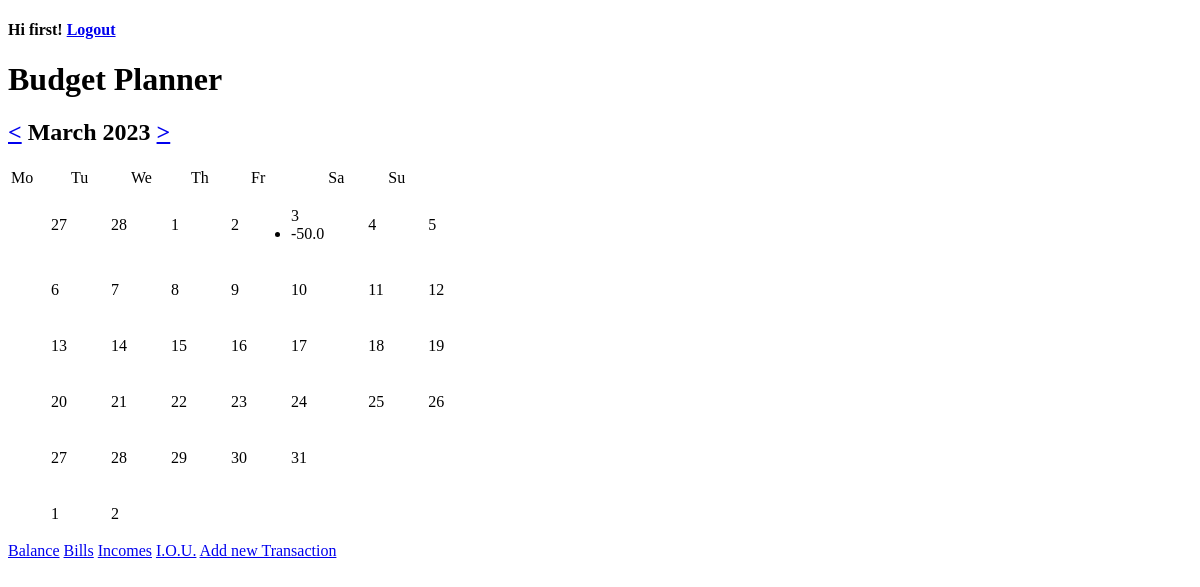
The page /welcome (signed in) on the database as committed earlier.
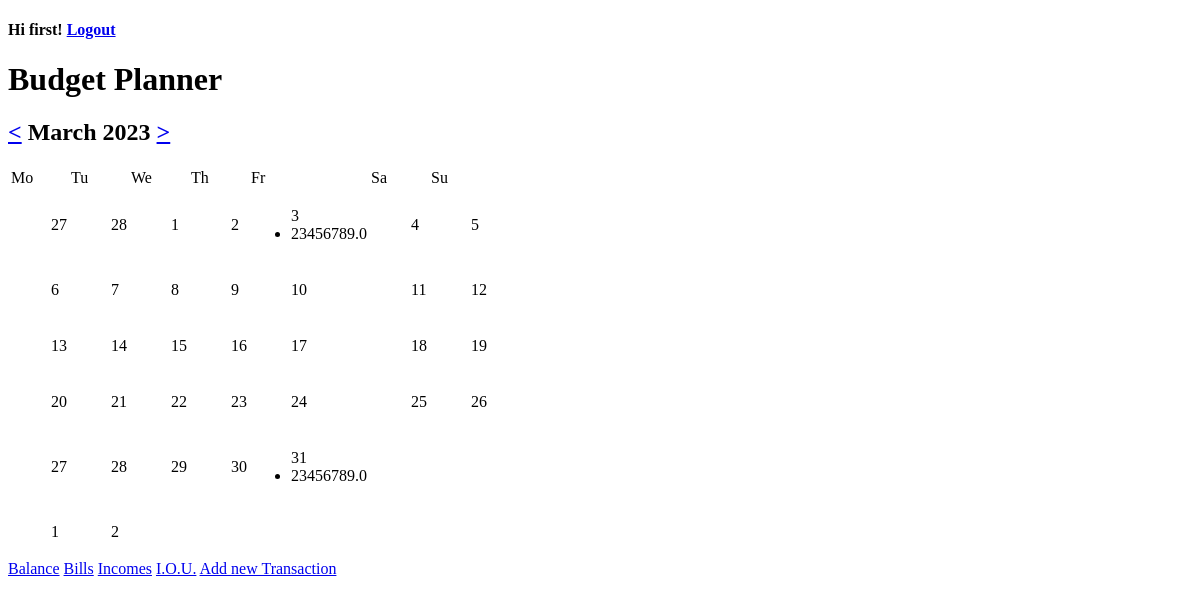
The same page on the database as committed later.
### balance/models.py (models this page shows, shortened)
class Transaction(models.Model):
    user = models.ForeignKey(User, on_delete=models.CASCADE, to_field="id")
    transaction_type = models.CharField(
        max_length=25, choices=types, default="Expense")
    name = models.CharField(max_length=200)
    purpose = models.CharField(max_length=200)
    amount = models.FloatField(max_length=6)
    due_date = models.DateField(default=date.today())
    repeat_pattern = models.CharField(
        max_length=25, choices=repeat_patterns, default="one off"
    )
    website = models.URLField(blank=True, null=True)
    email = models.EmailField(blank=True, null=True)
    telephone = models.CharField(max_length=20, blank=True, null=True)
    end_date = models.DateField(blank=True, null=True)
    date_added = models.DateField(auto_now_add=True, editable=False)
    def day_balance(self, month, year):
        if (
            self.transaction_type == "Loan"
            or self.due_date.month > month
            and self.due_date.year >= year
            or self.due_date.year > year
        ):
            return dict()
        if self.end_date != None:
            if self.end_date.month < month and self.end_date.year <= year:
                return dict()
        if self.repeat_pattern == "one off":
            return self.one_off_day()
        elif self.repeat_pattern == "monthly":
            return self.one_off_day()
        elif self.repeat_pattern == "weekly":
            return self.weekly_day(month, timedelta(weeks=1))
        elif self.repeat_pattern == "every two weeks":
            return self.weekly_day(month, timedelta(weeks=2))
        elif self.repeat_pattern == "every three weeks":
            return self.weekly_day(month, timedelta(weeks=3))
        else:
            return self.weekly_day(month, timedelta(weeks=4))
    def one_off_day(self):
        dayly_transaction_dict = dict()
        if self.transaction_type == "Expense":
            dayly_transaction_dict[self.due_date.day] = -self.amount
        else:
            dayly_transaction_dict[self.due_date.day] = self.amount
        return dayly_transaction_dict
    def weekly_day(self, month, delta):
        due_date = self.due_date
        dayly_transaction_dict = dict()
        while due_date.month != month:
            due_date += delta
        while due_date.month == month:
            if self.transaction_type == "Expense":
                dayly_transaction_dict[due_date.day] = -self.amount
            else:
                dayly_transaction_dict[due_date.day] = self.amount
            due_date += delta
        return dayly_transaction_dict

### home/views.py (the view, shortened to what this page needs)
# urls.py: path("welcome", WelcomeView.as_view(queryset=Transaction.objects.all(),
class WelcomeView(LoginRequiredMixin, ListView):
    @property
    def show_month(self):
        try:
            month_year = self.kwargs["monthyear"]
            if len(str(month_year)) == 6:
                show_month = int(str(month_year)[:2])
            else:
                show_month = int(str(month_year)[:1])
        except KeyError:
            show_month = int(month_str)
        self._show_month = show_month
        return self._show_month
    @property
    def show_year(self):
        try:
            month_year = self.kwargs["monthyear"]
            self._show_year = int(str(month_year)[-4:])
        except KeyError:
            self._show_year = int(year_str)
        return self._show_year
    @property
    def prev_month_year(self):
        if self._show_month != 1:
            self._prev_month_year = (self._show_month - 1, self._show_year)
        else:
            self._prev_month_year = (12, self._show_year - 1)
        return self._prev_month_year
    @property
    def next_month_year(self):
        if self._show_month != 12:
            self._next_month_year = (self._show_month + 1, self._show_year)
        else:
            self._next_month_year = (1, self._show_year + 1)
        return self._next_month_year
    def dayly_transactions(self):
        dayly_transactions_dict = dict()
        for transaction in Transaction.objects.filter(user=self.request.user.id):
            for key, value in transaction.day_balance(self.show_month, self.show_year).items():
                if key not in dayly_transactions_dict:
                    dayly_transactions_dict[key] = [value]
                else:
                    dayly_transactions_dict[key].append(value)
        transaction_tuples = [
            (i, None)
            if i not in dayly_transactions_dict
            else (i, dayly_transactions_dict.get(i))
            for i in range(1, calendar.monthrange(self.show_year, self.show_month)[1] + 1)
        ]
        return transaction_tuples
    def weeks(self):
        transaction_tuples = self.dayly_transactions()
        prev_month_num_days = calendar.monthrange(
            self.prev_month_year[1], self.prev_month_year[0])[1]
        curr_month_weekday, curr_month_num_days = calendar.monthrange(
            self.show_year, self.show_month)
        last_days = [prev_month_num_days -
                     i for i in range(curr_month_weekday - 1, -1, -1)]
        first_week = [transaction_tuples[i] for i in range(7 - len(last_days))]
        second_week = [
            transaction_tuples[i] for i in range(first_week[-1][0], 14 - len(last_days))
        ]
        third_week = [
            transaction_tuples[i] for i in range(second_week[-1][0], 21 - len(last_days))
        ]
        fourth_week = [
            transaction_tuples[i] for i in range(third_week[-1][0], 28 - len(last_days))
        ]
        weeks = [first_week, second_week, third_week, fourth_week]
        if fourth_week[-1][0] == curr_month_num_days:
            fifth_week = None
            sixth_week = None
        else:
            fifth_week = [
                transaction_tuples[i]
                for i in range(fourth_week[-1][0], len(transaction_tuples))
            ]
            weeks.append(fifth_week)
        if len(fifth_week) < 7:
            first_days = [i for i in range(1, 7) if len(fifth_week) + i <= 7]
            sixth_week = None
        elif fifth_week[-1][0] == curr_month_num_days:
            sixth_week = None
            first_days = None
        else:
            sixth_week = [
                transaction_tuples[i] for i in range(fifth_week[-1][0], 35 - len(last_days))
            ]
            weeks.append(sixth_week)
            first_days = [i for i in range(1, 7) if len(sixth_week) + i <= 7]
        return (last_days, weeks, first_days)
    def get_context_data(self, **kwargs):
        context = super().get_context_data(**kwargs)
        last_days, weeks, first_days = self.weeks()
        context["last_days"] = last_days
        context["weeks"] = weeks
        context["first_days"] = first_days
        show_date = date(year=self.show_year, month=self.show_month, day=1)
        context["month"] = show_date.strftime("%B")
        context["year"] = show_date.year
        prev_month = int(
            str(self.prev_month_year[0]) + str(self.prev_month_year[1]))
        next_month = int(
            str(self.next_month_year[0]) + str(self.next_month_year[1]))
        context["prev_month"] = prev_month
        context["next_month"] = next_month
        return context

### home/templates/home/welcome.html (shortened to what this page needs)
<!DOCTYPE html>
<html lang="en">
<head>
</head>
<body>
    <h4>Hi {{user.username}}! <a href="{% url 'logout' %}">Logout</a></h4>
    <h1>Budget Planner</h1>
    <div class="container">
        <div class="calendar">
            <header>
                <h2>
                <a class="btn-prev fontawesome-angle-left" href="{% url 'welcome' prev_month %}"><</a>
                {{month}} {{year}}
                <a class="btn-next fontawesome-angle-right" href="{% url 'welcome' next_month %}">></a>
                </h2>
            </header>
            <table>
                <thead>
                    <tr>
                        <td class="day">Mo</td>
                        <td class="day">Tu</td>
                        <td class="day">We</td>
                        <td class="day">Th</td>
                        <td class="day">Fr</td>
                        <td class="day">Sa</td>
                        <td class="day">Su</td>
                    </tr>
                </thead>
                <tbody>
                    <tr>
                        {% for i in last_days %}
                            <td class="prev-month"><ul>{{ i }}</ul></td>
                        {% endfor %}
                        {% for week in weeks %}
                        {% for day, due in week %}
                            <td><ul>{{day}}
                            {% if due != None %}
                                {% for i in due %}
                                    {% if i < 0 %}
                                        <li class="bill">{{i}}</li>
                                    {% else %}
                                        <li class="income">{{i}}</li>
                                    {% endif %}
                                {% endfor %}
                            {% endif %}
                            </ul></td>
                        {% endfor %}
                        {% endfor %}
                    </tr>
                        {% for i in first_days %}
                            <td class="next-month"><ul>{{i}}</ul></td>
                        {% endfor %}
                </tbody>
            </table>
        </div>
    </div>
    <nav>
        <a href="{% url 'balance' %}">Balance</a>
        <a href="{% url 'expenses' %}">Bills</a>
        <a href="{% url 'incomes' %}">Incomes</a>
        <a href="{% url 'loans' %}">I.O.U.</a>
        <a href="{% url 'create' %}">Add new Transaction</a>
    </nav>
</body>
</html>

Rows that differ between the two databases and show on the page:
added Transaction: due "23456789.0" "23456789.0"
Other text that changed with them:
list line gone: "-50.0"
